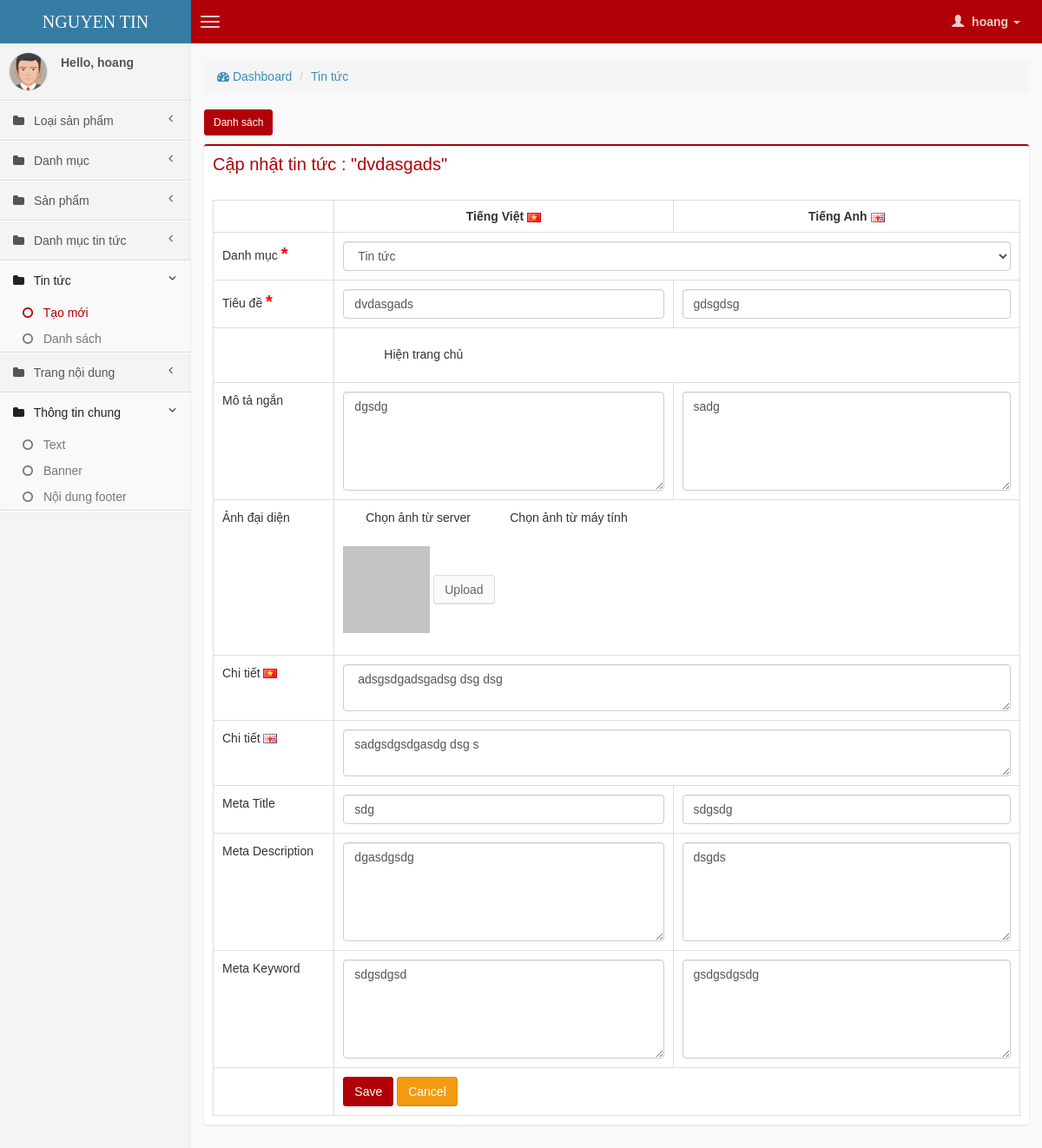
Screenshot of /backend/index.php?mod=articles&act=form&id=5&cate_id=2 (signed in) with the database file from the repository.
### tables this page shows
CREATE TABLE IF NOT EXISTS `articles` (
  `id` int(11) NOT NULL AUTO_INCREMENT,
  `name_vi` varchar(255) NOT NULL,
  `name_en` varchar(255) NOT NULL,
  `description_vi` varchar(255) NOT NULL,
  `description_en` varchar(255) NOT NULL,
  `content_vi` text NOT NULL,
  `content_en` text NOT NULL,
  `image_url` varchar(255) NOT NULL,
  `alias_vi` varchar(255) NOT NULL,
  `alias_en` varchar(255) NOT NULL,
  `cate_id` int(11) NOT NULL,
  `is_hot` tinyint(1) NOT NULL,
  `created_at` int(11) NOT NULL,
  `updated_at` int(11) NOT NULL,
  `meta_title_vi` varchar(255) NOT NULL,
  `meta_title_en` varchar(255) NOT NULL,
  `meta_description_vi` varchar(255) NOT NULL,
  `meta_description_en` varchar(255) NOT NULL,
  `meta_keyword_vi` varchar(255) NOT NULL,
  `meta_keyword_en` varchar(255) NOT NULL,
  PRIMARY KEY (`id`)
);

CREATE TABLE IF NOT EXISTS `articles_cate` (
  `id` int(11) NOT NULL AUTO_INCREMENT,
  `name_vi` varchar(255) NOT NULL,
  `name_en` varchar(255) NOT NULL,
  `alias_vi` varchar(255) NOT NULL,
  `alias_en` varchar(255) NOT NULL,
  `display_order` int(11) NOT NULL,
  `meta_title_vi` varchar(255) NOT NULL,
  `meta_title_en` varchar(255) NOT NULL,
  `meta_description_vi` varchar(255) NOT NULL,
  `meta_description_en` varchar(255) NOT NULL,
  `meta_keyword_vi` varchar(255) NOT NULL,
  `meta_keyword_en` varchar(255) NOT NULL,
  `created_at` int(11) NOT NULL,
  `updated_at` int(11) NOT NULL,
  PRIMARY KEY (`id`)
);

### backend/model/Backend.php (called while the page is built, shortened)
<?php
class Backend {
    function getDetail($table, $id){
        $sql = "SELECT * FROM $table WHERE id = $id";
        $rs = mysql_query($sql);
        $row = mysql_fetch_assoc($rs);
        return $row;
    }
    function getList($table,$offset = -1 , $limit = -1, $arrCustom = array(), $order = 0){
        try{
            $arrResult = array();
            $sql = "SELECT * FROM $table";
            if($order == 1){
                $sql .= " ORDER BY display_order ASC ";
            }else{
                $sql .= " ORDER BY id DESC ";
            }
            $rs = mysql_query($sql) or die(mysql_error());
            while($row = mysql_fetch_assoc($rs)){
               $arrResult['data'][$row['id']] = $row;
            }
            $arrResult['total'] = mysql_num_rows($rs);
            return $arrResult;
        }catch(Exception $ex){
            $arrLog = array('time'=>date('d-m-Y H:i:s'),'model'=> 'Post','function' => 'getListEstateType' , 'error'=>$ex->getMessage(),'sql'=>$sql);
            $this->logError($arrLog);
        }
    }
}
?>

### backend/view/articles/form.php (the view, shortened to what this page needs)
<?php
$id = 0;
if(isset($_GET['id'])){
    $id = (int) $_GET['id'];
    require_once "model/Backend.php";
    $model = new Backend;
    $detail = $model->getDetail("articles",$id);
}
$cateArr = $model->getList('articles_cate', -1, -1);
?>
<div class="row">
    <div class="col-md-12">
        <section class="content-header">
          <ol class="breadcrumb">
            <li><a href="index.php"><i class="fa fa-dashboard"></i> Dashboard</a></li>
            <li><a href="index.php?mod=articles&act=list">Tin tức</a></li>
          </ol>
        </section>
        <button class="btn btn-primary btn-sm" onclick="location.href='index.php?mod=articles&act=list'">
            Danh sách
        </button>
        <div class="box box-primary">
            <div class="box-header">
                <h2 class="box-title" style="text-tranform:uppercase !important;color: #B10007">
                    <?php echo ($id > 0) ? "Cập nhật" : "Tạo mới" ?> tin tức <?php echo ($id > 0) ? ': "'.$detail['name_vi'].'"' : ""; ?>
                </h2>
                <div class="clearfix"></div>
            </div>
            <div class="box-body">
            <form role="form" method="post" id="dataForm" action="controller/Articles.php" enctype="multipart/form-data">
                <table class="table table-bordered">
                    <tr>
                        <th width="15%"></th>
                        <th width="42%" style="text-align:center">Tiếng Việt <img src="img/vn.png" /></th>
                        <th width="43%" style="text-align:center">Tiếng Anh <img src="img/en.png" /></th>
                    </tr>
                    <tr>
                        <td>Danh mục <span class="error">*</span></td>
                        <td colspan="2">
                            <select name="cate_id" id="cate_id" class="form-control">
                                <?php
                                if(!empty($cateArr['data'])){
                                foreach ($cateArr['data'] as $cate) {
                                ?>
                                <option value="<?php echo $cate['id']; ?>"
                                    <?php if((isset($cate_id) && $cate_id == $cate['id']) || (isset($detail['cate_id']) && $detail['cate_id'] == $cate['id'])) echo "selected"; ?>>
                                    <?php echo $cate['name_vi']; ?>
                                </option>
                                <?php } } ?>
                            </select>
                        </td>
                    </tr>
                    <tr>
                        <td>Tiêu đề <span class="error">*</span></td>
                        <td>
                            <input aria-required="true" required="required" type="text" name="name_vi" id="name_vi" value="<?php if(isset($detail)) echo $detail['name_vi']; ?>" class="form-control">
                        </td>
                        <td>
                            <input aria-required="true" required="required" type="text" name="name_en" id="name_en" value="<?php if(isset($detail)) echo $detail['name_en']; ?>" class="form-control">
                        </td>
                    </tr>
                    <tr>
                        <td></td>
                        <td colspan="2">
                            <?php
                               if(isset($detail)){
                                    $is_hot = $detail['is_hot'];
                               }else{
                                    $is_hot = 0;
                               }
                            ?>
                            <div class="col-md-12">
                                <div class="checkbox">
                                  <input type="checkbox" <?php if($is_hot == 1) echo "checked"; ?> value="1" name="is_hot" id="is_hot"><label>Hiện trang chủ</label>
                                </div>
                            </div>
                        </td>
                    </tr>
                    <tr>
                        <td>Mô tả ngắn</td>
                        <td>
                            <textarea class="form-control" name="description_vi" rows="5" id="description_vi"><?php if(isset($detail)) echo stripslashes($detail['description_vi']); ?></textarea>
                        </td>
                        <td>
                            <textarea class="form-control" name="description_en" rows="5" id="description_en"><?php if(isset($detail)) echo stripslashes($detail['description_en']); ?></textarea>
                        </td>
                    </tr>
                    <tr>
                        <td>Ảnh đại diện</td>
                        <td colspan="2">
                            <div class="form-group">
                            <input type="radio" id="choose_img_sv" name="choose_img" value="1" checked="checked"/> Chọn ảnh từ server
                            &nbsp;&nbsp;&nbsp;&nbsp;<input type="radio" id="choose_img_cp" name="choose_img" value="2" /> Chọn ảnh từ máy tính
                            <div id="from_sv">
                                <input type="hidden" name="image_url" id="image_url" class="form-control" value="<?php if(!empty($detail['image_url'])) echo "../".$detail['image_url']; ?>" /><br />
                                <?php if(!empty($detail['image_url'])){ ?>
                                <img id="img_thumnails" class="lazy" data-original="../<?php echo $detail['image_url']; ?>" height="100" />
                                <?php }else{ ?>
                                <img id="img_thumnails" class="lazy" data-original="static/img/no_image.jpg" width="100" />
                                <?php } ?>
                                <button class="btn btn-default " type="button" onclick="BrowseServer('Images:/','image_url')" >Upload</button>
                            </div>
                        </div>
                        </td>
                    </tr>
                    <tr>
                        <td>Chi tiết <img src="img/vn.png" /></td>
                        <td colspan="2">
                            <textarea class="form-control" name="content_vi" id="content"><?php if(isset($detail)) echo stripslashes($detail['content_vi']); ?></textarea>
                        </td>
                    </tr>
                    <tr>
                        <td>Chi tiết <img src="img/en.png" /></td>
                        <td colspan="2">
                            <textarea class="form-control" name="content_en" id="content_en"><?php if(isset($detail)) echo stripslashes($detail['content_en']); ?></textarea>
                        </td>
                    </tr>
                    <tr>
                        <td>Meta Title</td>
                        <td>
                            <input type="text" name="meta_title_vi" id="meta_title_vi" value="<?php if(isset($detail)) echo $detail['meta_title_vi']; ?>" class="form-control">
                        </td>
                        <td>
                            <input type="text" name="meta_title_en" id="meta_title_en" value="<?php if(isset($detail)) echo $detail['meta_title_en']; ?>" class="form-control">
                        </td>
                    </tr>
                     <tr>
                        <td>Meta Description</td>
                        <td>
                            <textarea class="form-control" name="meta_description_vi" rows="5" id="meta_description_vi"><?php if(isset($detail)) echo $detail['meta_description_vi']; ?></textarea>
                        </td>
                        <td>
                            <textarea class="form-control" name="meta_description_en" rows="5" id="meta_description_en"><?php if(isset($detail)) echo $detail['meta_description_en']; ?></textarea>
                        </td>
                    </tr>
                    <tr>
                        <td>Meta Keyword</td>
                        <td>
                            <textarea class="form-control" name="meta_keyword_vi" rows="5" id="meta_keyword_vi"><?php if(isset($detail)) echo $detail['meta_keyword_vi']; ?></textarea>
                        </td>
                        <td>
                            <textarea class="form-control" name="meta_keyword_en" rows="5" id="meta_keyword_en"><?php if(isset($detail)) echo $detail['meta_keyword_en']; ?></textarea>
                        </td>
                    </tr>
                    <tr>
                        <td></td>
                        <td colspan="2">
                            <button class="btn btn-primary" id="btnSave" type="submit" onclick="return validateData();">Save</button>
                            <button class="btn btn-warning" type="reset" onclick="location.href='index.php?mod=articles&act=list'">Cancel</button>
                        </td>
                    </tr>
                </table>
                </form>
        </div>
    </div>
</div>
</div>

### backend/view/articles/form.php (style rules this page uses)
.table td { padding: 10px !important; }

### rows the page displays
articles: name_vi "dvdasgads", cate_id "Tin tức", name_en "gdsgdsg", description_vi "dgsdg", description_en "sadg", content_vi "adsgsdgadsgadsg dsg dsg", content_en "sadgsdgsdgasdg dsg s", meta_title_vi "sdg", meta_title_en "sdgsdg", meta_description_vi "dgasdgsdg", meta_description_en "dsgds", meta_keyword_vi "sdgsdgsd", meta_keyword_en "gsdgsdgsdg"

### other values shown
$_SESSION['email'] "hoang"
